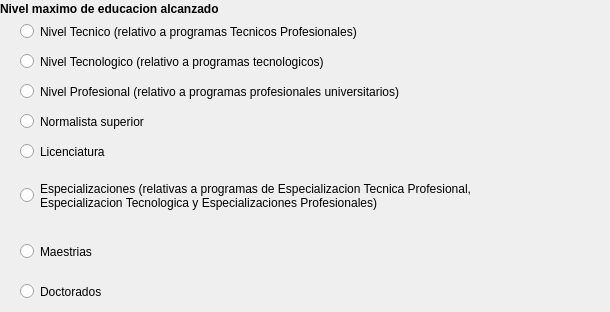
      <widget class="QWidget" name="tabWidgetPage6">
       <attribute name="title">
        <string>6 de 9</string>
       </attribute>
       <widget class="QLabel" name="label_20">
        <property name="geometry">
         <rect>
          <x>0</x>
          <y>0</y>
          <width>391</width>
          <height>18</height>
         </rect>
        </property>
        <property name="font">
         <font>
          <weight>75</weight>
          <bold>true</bold>
         </font>
        </property>
        <property name="text">
         <string>Nivel maximo de educacion alcanzado</string>
        </property>
       </widget>
       <widget class="QRadioButton" name="niveltecnico">
        <property name="geometry">
         <rect>
          <x>20</x>
          <y>20</y>
          <width>511</width>
          <height>23</height>
         </rect>
        </property>
        <property name="text">
         <string>Nivel Tecnico (relativo a programas Tecnicos Profesionales)</string>
        </property>
       </widget>
       <widget class="QRadioButton" name="niveltecnologico">
        <property name="geometry">
         <rect>
          <x>20</x>
          <y>50</y>
          <width>351</width>
          <height>23</height>
         </rect>
        </property>
        <property name="text">
         <string>Nivel Tecnologico (relativo a programas tecnologicos)</string>
        </property>
       </widget>
       <widget class="QRadioButton" name="nivelprofesional">
        <property name="geometry">
         <rect>
          <x>20</x>
          <y>80</y>
          <width>431</width>
          <height>23</height>
         </rect>
        </property>
        <property name="text">
         <string>Nivel Profesional (relativo a programas profesionales universitarios)</string>
        </property>
       </widget>
       <widget class="QRadioButton" name="nivelnormalista">
        <property name="geometry">
         <rect>
          <x>20</x>
          <y>110</y>
          <width>161</width>
          <height>23</height>
         </rect>
        </property>
        <property name="text">
         <string>Normalista superior</string>
        </property>
       </widget>
       <widget class="QRadioButton" name="nivellicenciatura">
        <property name="geometry">
         <rect>
          <x>20</x>
          <y>140</y>
          <width>106</width>
          <height>23</height>
         </rect>
        </property>
        <property name="text">
         <string>Licenciatura</string>
        </property>
       </widget>
       <widget class="QRadioButton" name="nivelespecializaciones">
        <property name="geometry">
         <rect>
          <x>20</x>
          <y>180</y>
          <width>581</width>
          <height>31</height>
         </rect>
        </property>
        <property name="text">
         <string>Especializaciones (relativas a programas de Especializacion Tecnica Profesional, 
Especializacion Tecnologica y Especializaciones Profesionales)</string>
        </property>
       </widget>
       <widget class="QRadioButton" name="nivelmaestria">
        <property name="geometry">
         <rect>
          <x>20</x>
          <y>240</y>
          <width>106</width>
          <height>23</height>
         </rect>
        </property>
        <property name="text">
         <string>Maestrias</string>
        </property>
       </widget>
       <widget class="QRadioButton" name="niveldoctorado">
        <property name="geometry">
         <rect>
          <x>20</x>
          <y>280</y>
          <width>106</width>
          <height>23</height>
         </rect>
        </property>
        <property name="text">
         <string>Doctorados</string>
        </property>
       </widget>
      </widget>
